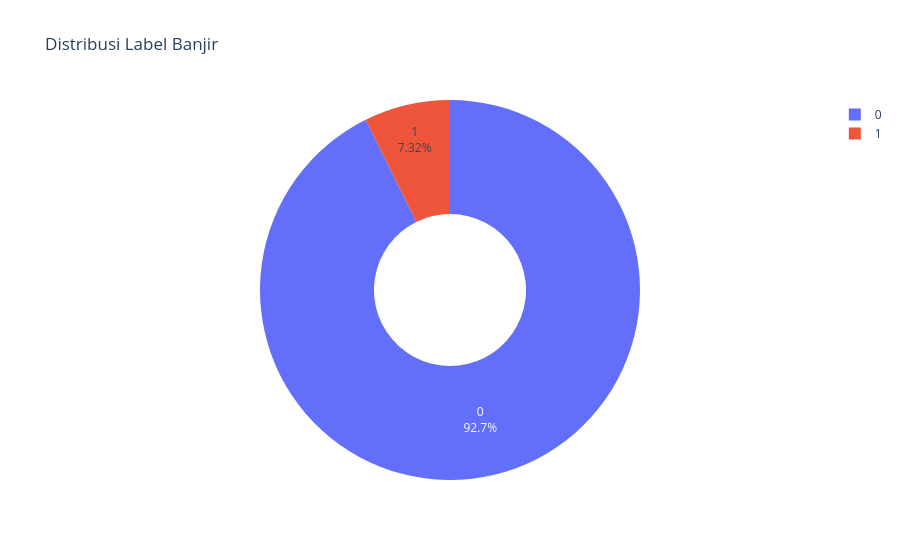

The notebook cell this image was saved under:
### Code cell
fig1 = px.pie(
    flood_dist.to_pandas(),
    names="flood_label",
    values="jumlah_data",
    title="Distribusi Label Banjir",
    hole=0.4,
    labels={
        "flood_label": "Status Banjir",
        "jumlah_data": "Jumlah Observasi"
    }
)

fig1.update_traces(
    textinfo="percent+label",
    hovertemplate="Status: %{label}<br>Jumlah: %{value:,}<br>Persentase: %{percent}<extra></extra>"
)

fig1.show()

### Figure 1 — Plotly figure (JSON) as saved in the notebook; plotly's stock layout.template omitted (floating-point values rounded to 4 significant figures)
{"data": [{"domain": {"x": [0, 1], "y": [0, 1]}, "hole": 0.4, "hovertemplate": "Status: %{label}<br>Jumlah: %{value:,}<br>Persentase: %{percent}<extra></extra>", "labels": [0.0, 1.0], "legendgroup": "", "name": "", "showlegend": true, "textinfo": "percent+label", "type": "pie", "values": [1068121, 84311]}], "layout": {"legend": {"tracegroupgap": 0}, "title": {"text": "Distribusi Label Banjir"}}}
